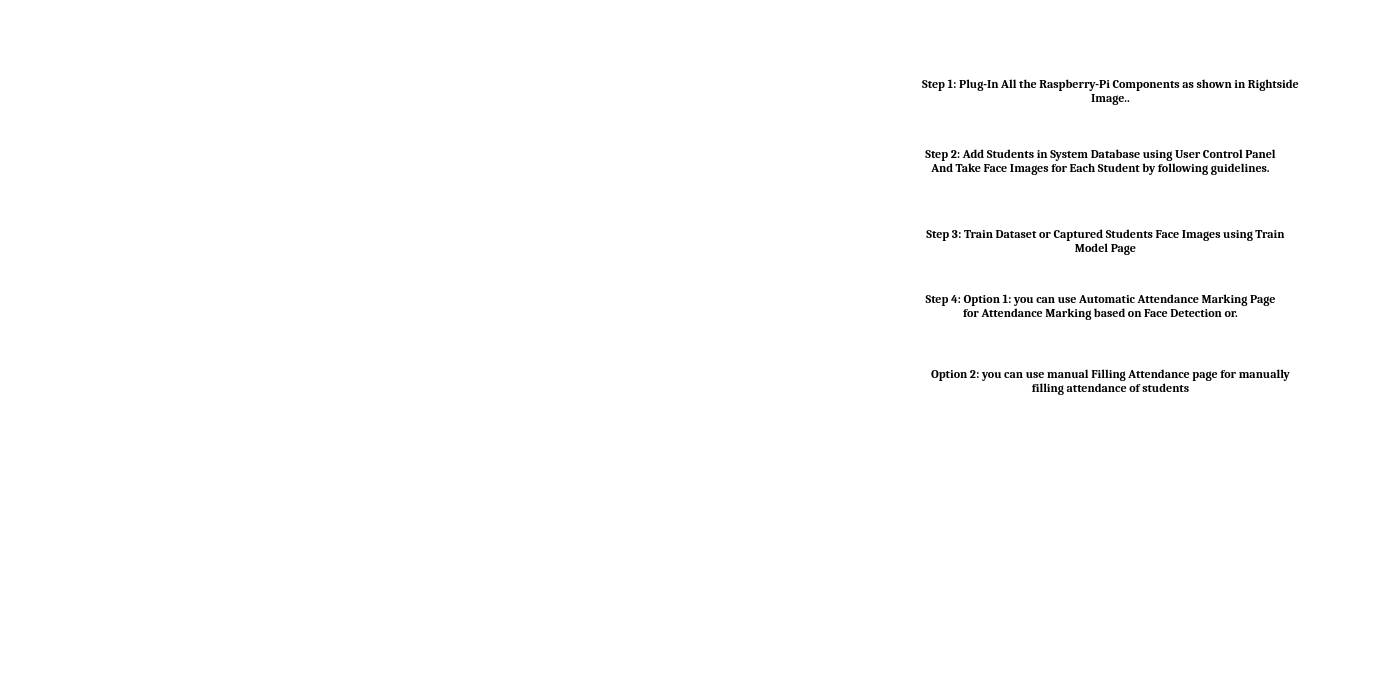
<?xml version="1.0" encoding="UTF-8"?>
<ui version="4.0">
 <class>Form</class>
 <widget class="QWidget" name="Form">
  <property name="geometry">
   <rect>
    <x>0</x>
    <y>0</y>
    <width>1375</width>
    <height>676</height>
   </rect>
  </property>
  <property name="windowTitle">
   <string>Form</string>
  </property>
  <property name="styleSheet">
   <string notr="true">background-color: rgb(255, 255, 255);</string>
  </property>
  <widget class="QLabel" name="label">
   <property name="geometry">
    <rect>
     <x>30</x>
     <y>20</y>
     <width>842</width>
     <height>596</height>
    </rect>
   </property>
   <property name="text">
    <string/>
   </property>
   <property name="scaledContents">
    <bool>true</bool>
   </property>
  </widget>
  <widget class="QLabel" name="label_2">
   <property name="geometry">
    <rect>
     <x>920</x>
     <y>50</y>
     <width>381</width>
     <height>81</height>
    </rect>
   </property>
   <property name="font">
    <font>
     <family>Cambria</family>
     <pointsize>9</pointsize>
     <weight>75</weight>
     <bold>true</bold>
    </font>
   </property>
   <property name="text">
    <string>Step 1: Plug-In All the Raspberry-Pi Components as shown in Rightside Image..</string>
   </property>
   <property name="alignment">
    <set>Qt::AlignCenter</set>
   </property>
   <property name="wordWrap">
    <bool>true</bool>
   </property>
  </widget>
  <widget class="QLabel" name="label_3">
   <property name="geometry">
    <rect>
     <x>920</x>
     <y>120</y>
     <width>361</width>
     <height>81</height>
    </rect>
   </property>
   <property name="font">
    <font>
     <family>Cambria</family>
     <pointsize>9</pointsize>
     <weight>75</weight>
     <bold>true</bold>
    </font>
   </property>
   <property name="text">
    <string>Step 2: Add Students in System Database using User Control Panel And Take Face Images for Each Student by following guidelines.</string>
   </property>
   <property name="alignment">
    <set>Qt::AlignCenter</set>
   </property>
   <property name="wordWrap">
    <bool>true</bool>
   </property>
  </widget>
  <widget class="QLabel" name="label_4">
   <property name="geometry">
    <rect>
     <x>920</x>
     <y>200</y>
     <width>371</width>
     <height>81</height>
    </rect>
   </property>
   <property name="font">
    <font>
     <family>Cambria</family>
     <pointsize>9</pointsize>
     <weight>75</weight>
     <bold>true</bold>
    </font>
   </property>
   <property name="text">
    <string>Step 3: Train Dataset or Captured Students Face Images using Train Model Page</string>
   </property>
   <property name="alignment">
    <set>Qt::AlignCenter</set>
   </property>
   <property name="wordWrap">
    <bool>true</bool>
   </property>
  </widget>
  <widget class="QLabel" name="label_5">
   <property name="geometry">
    <rect>
     <x>920</x>
     <y>260</y>
     <width>361</width>
     <height>91</height>
    </rect>
   </property>
   <property name="font">
    <font>
     <family>Cambria</family>
     <pointsize>9</pointsize>
     <weight>75</weight>
     <bold>true</bold>
    </font>
   </property>
   <property name="text">
    <string>Step 4: Option 1: you can use Automatic Attendance Marking Page for Attendance Marking based on Face Detection or.</string>
   </property>
   <property name="alignment">
    <set>Qt::AlignCenter</set>
   </property>
   <property name="wordWrap">
    <bool>true</bool>
   </property>
  </widget>
  <widget class="QLabel" name="label_6">
   <property name="geometry">
    <rect>
     <x>920</x>
     <y>330</y>
     <width>381</width>
     <height>101</height>
    </rect>
   </property>
   <property name="font">
    <font>
     <family>Cambria</family>
     <pointsize>9</pointsize>
     <weight>75</weight>
     <bold>true</bold>
    </font>
   </property>
   <property name="text">
    <string>Option 2: you can use manual Filling Attendance page for manually filling attendance of students</string>
   </property>
   <property name="alignment">
    <set>Qt::AlignCenter</set>
   </property>
   <property name="wordWrap">
    <bool>true</bool>
   </property>
  </widget>
 </widget>
 <resources/>
 <connections/>
</ui>
